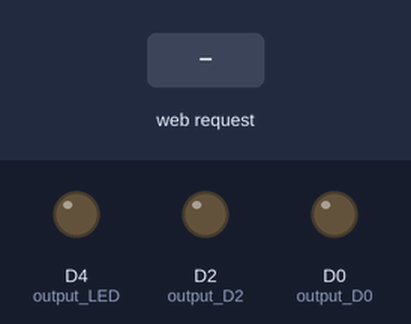
Bench run of a sketch on a simulated ESP8266 (NodeMCU). On the bench: output pins drawn as LEDs (lit = HIGH). The inputs (shaded band) are chosen by the test bench. WiFi joins after 1.5 s; servers stay silent unless stated; what the sketch prints to the serial monitor is not drawn.

Above: at 2.7 s.
2.8 s: HTTP request GET /bell received
At 3.4 s:
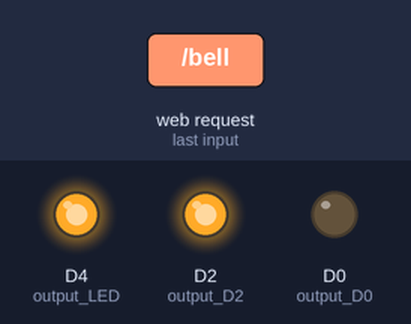
Timing chart, 0 to 6.8 s (numbered marks = the images above; inputs shaded):
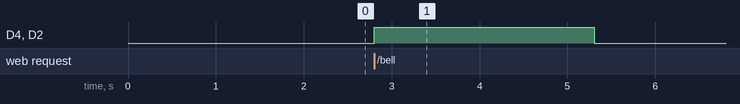

The sketch:

test-relay-esp.ino
```cpp
#include <Wire.h>
#include <ESP8266WiFi.h>

// Replace with your network credentials
const char* ssid     = "nachohub";
const char* password = "shashumbero22";

// Set web server port number to 80
WiFiServer server(9891);

// Variable to store the HTTP request
String header;

// Assign output variables to GPIO pins
const int output_D0 = D0;
const int output_D2 = D2;
const int output_LED = D4;

void setup() {
  Serial.begin(9600);
  pinMode(output_D0, OUTPUT);
  digitalWrite(output_D0, LOW);
  pinMode(output_D2, OUTPUT);
  digitalWrite(output_D2, LOW);
  pinMode(output_LED, OUTPUT);
  digitalWrite(output_LED, LOW);

  while (!Serial) {
    ; // wait for serial port to connect. Needed for native USB port only
  }

  // Connect to Wi-Fi network with SSID and password
  Serial.print("Connecting- to ");
  Serial.println(ssid);
  WiFi.begin(ssid, password);
  while (WiFi.status() != WL_CONNECTED) {
    delay(500);
    Serial.print(".");
  }

  // Print local IP address and start web server
  Serial.println("");
  Serial.println("WiFi connected.");
  Serial.println("IP address: ");
  Serial.println(WiFi.localIP());
  server.begin();
}
void loop() {
  WiFiClient client = server.available();   // Listen for incoming clients

  if (client) {                             // If a new client connects,
    Serial.println("New Client.");          // print a message out in the serial port
    String currentLine = "";                // make a String to hold incoming data from the client
    while (client.connected()) {            // loop while the client's connected
      if (client.available()) {             // if there's bytes to read from the client,
        char c = client.read();             // read a byte, then
        Serial.write(c);                    // print it out the serial monitor
        header += c;
        if (c == '\n') {                    // if the byte is a newline character
          // if the current line is blank, you got two newline characters in a row.
          // that's the end of the client HTTP request, so send a response:
          if (currentLine.length() == 0) {
            // HTTP headers always start with a response code (e.g. HTTP/1.1 200 OK)
            // and a content-type so the client knows what's coming, then a blank line:

            if (header.indexOf("GET /bell") >= 0) {
              Serial.println("open-door");
              digitalWrite(output_D2, HIGH);
              digitalWrite(output_LED, HIGH);
              delay(2500);
              digitalWrite(output_D2, LOW);
              digitalWrite(output_LED, LOW);
              client.println("HTTP/1.1 200 OK");
              client.println("Content-type:text/html");
              client.println("Connection: close");
            }

            // Break out of the while loop
            break;
          } else { // if you got a newline, then clear currentLine
            currentLine = "";
          }
        } else if (c != '\r') {  // if you got anything else but a carriage return character,
          currentLine += c;      // add it to the end of the currentLine
        }
      }
    }
    // Clear the header variable
    header = "";
    // Close the connection
    client.flush();
    client.stop();
  }
}
```

Measured:
- after the input at 2.8 s, D4 (output_LED), D2 (output_D2): LOW → HIGH at once, → LOW 2.5 s later
